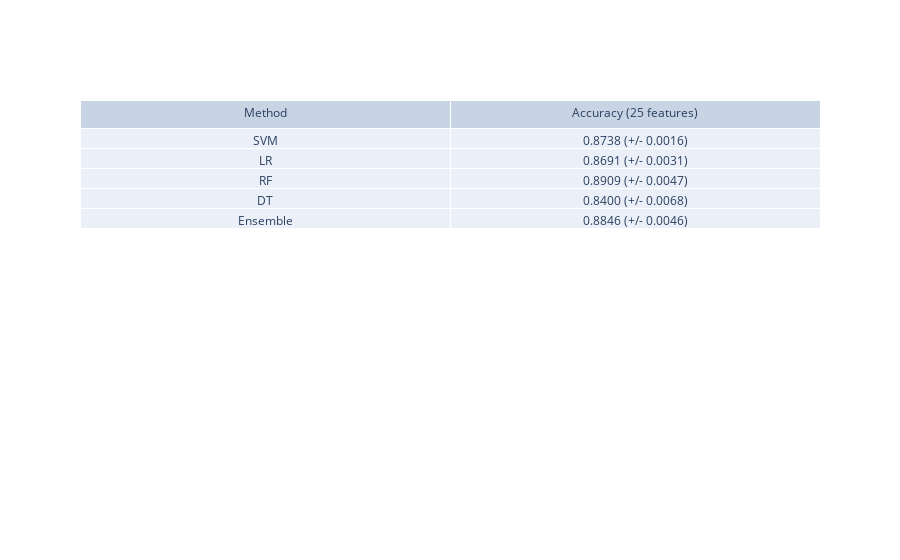

The notebook cell this image was saved under:
### Code cell
#adding additional table to visualize accuracy for each method

import plotly.graph_objects as go
#paper_accuracy=[0.89, 0.88, 0.90, 0.86, 0.90]  #taken from the paper diabetic study, table II

method_list= ['SVM', 'LR', 'RF','DT', 'Ensemble']
trace= go.Table(header=dict(values=['Method', 'Accuracy (25 features)']),
                cells=dict(values=[method_list, accuracy_25_list]))
fig = go.Figure(data=[trace], layout=dict(autosize=False))
fig.show()

### Figure 1 — Plotly figure (JSON) as saved in the notebook; plotly's stock layout.template omitted (floating-point values rounded to 4 significant figures)
{"data": [{"cells": {"values": [["SVM", "LR", "RF", "DT", "Ensemble"], ["0.8738 (+/- 0.0016)", "0.8691 (+/- 0.0031)", "0.8909 (+/- 0.0047)", "0.8400 (+/- 0.0068)", "0.8846 (+/- 0.0046)"]]}, "header": {"values": ["Method", "Accuracy (25 features)"]}, "type": "table"}], "layout": {"autosize": false}}
